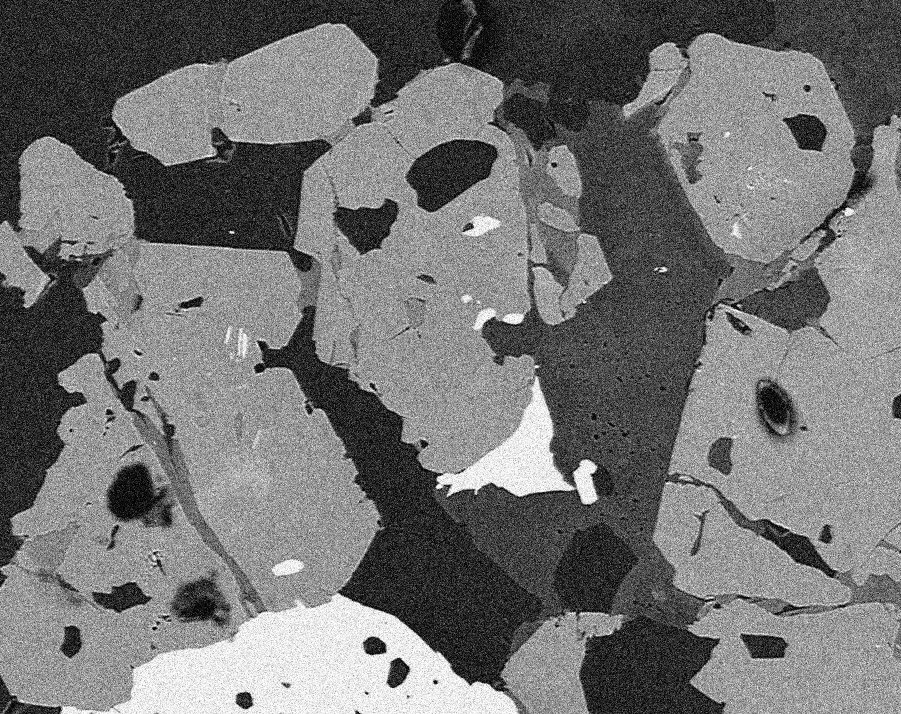
#> input picture python_for_microscopists-master/images/noisy_images/25_sigma/BSE_25sigma_noisy.jpg, 901 x 714 px, found by its file name; its folder holds 4 pictures in this run
$ python 112_denoising_images_by_dct_averaging.py
#> lines starting #> are read from the running program, lines starting #| are printed output that depends on the picture
#!/usr/bin/env python
__author__ = "Sreenivas Bhattiprolu"
__license__ = "Feel free to copy, I appreciate if you acknowledge Python for Microscopists"

# https://youtu.be/XbCK46n7U80

"""
This code demonstrates potential applications in image processing by manipulating DCT.
In this example, we perform averaging of images in real and DCT space.
Since DCT is linear, an average of images in spatial domain would be identical to performing
DCT on each image and averaging the DCT and then inverse DCT to bring back the original image.

DCT is similar to DFT. DFT uses a set of complex exponential functions,
while the DCT uses only (real-valued) cosine functions.

DCT is used in data compression applications such as JPEG.This is becasue DCT representation
has more of the information concentrated in small number of coefficients. This is useful for
compression algorithms because you can approximate original information in a relatively small set
of DCT coefficients.
"""

import matplotlib.pyplot as plt
import cv2
import numpy as np
from scipy.fftpack import dct, idct

from os import listdir

image_dir = "C:/PfM/Python_files/New_stuff/noisy_images/25_sigma/"  # Path to image directory

# Load images
filenames = listdir(image_dir)
filenames.sort()

imgs = []
for f in filenames:
	imgs.append((cv2.imread(image_dir + f, 0)).astype(np.float32))


height, width = imgs[0].shape
#> height = 714; width = 901

# Apply the weighted average to images and corresponding DCT images, respectively.
avg_img = np.zeros([height, width], np.float32)
dct_avg_img = np.zeros([height, width], np.float32)

for i in range(len(imgs)):
    avg_img = cv2.addWeighted(avg_img, i/(i+1.0), imgs[i], 1/(i+1.0), 0) #Original image average
    dct_avg_img = cv2.addWeighted(dct_avg_img, i/(i+1.0), dct(imgs[i]), 1/(i+1.0), 0) #DCT average
#> this loop made 4 passes
#> pass 1, `dct_avg_img = cv2.addWeighted(dct_avg_img, i/(i+1.0), dct(imgs[i]), 1/..`:
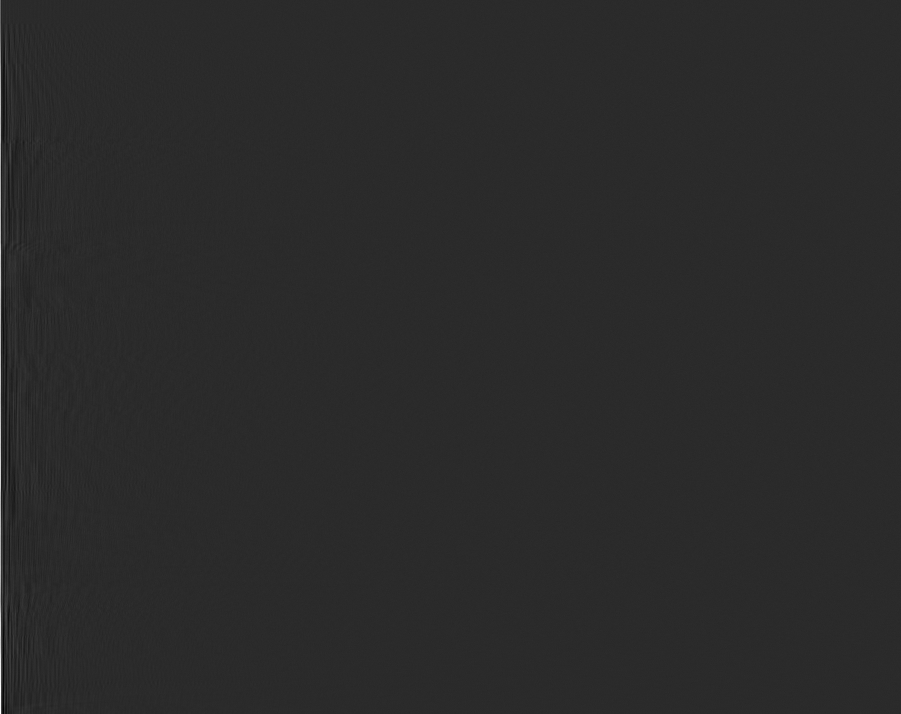
#> dct_avg_img: shape (714, 901) float32; min -62454.8, max 308212, mean 176.6; drawn with min black and max white


reverse_img = idct(dct_avg_img) #Convert averaged DCT back to real space.


plt.imsave("noisy_images/00-dct_averaged_img.jpg", reverse_img, cmap="gray")
plt.imsave("noisy_images/00-averaged_img.jpg", avg_img, cmap="gray")


fig = plt.figure(figsize=(10, 10))
ax1 = fig.add_subplot(2,2,1)
ax1.imshow(imgs[0], cmap='gray')
ax1.title.set_text('Input Image 1')
ax2 = fig.add_subplot(2,2,2)
ax2.imshow(imgs[1], cmap='gray')
ax2.title.set_text('Input Image 2')

ax3 = fig.add_subplot(2,2,3)
ax3.imshow(avg_img, cmap='gray')
ax3.title.set_text('Average of Images')
ax4 = fig.add_subplot(2,2,4)
ax4.imshow(reverse_img, cmap='gray')
ax4.title.set_text('Image from DCT average')
plt.show()
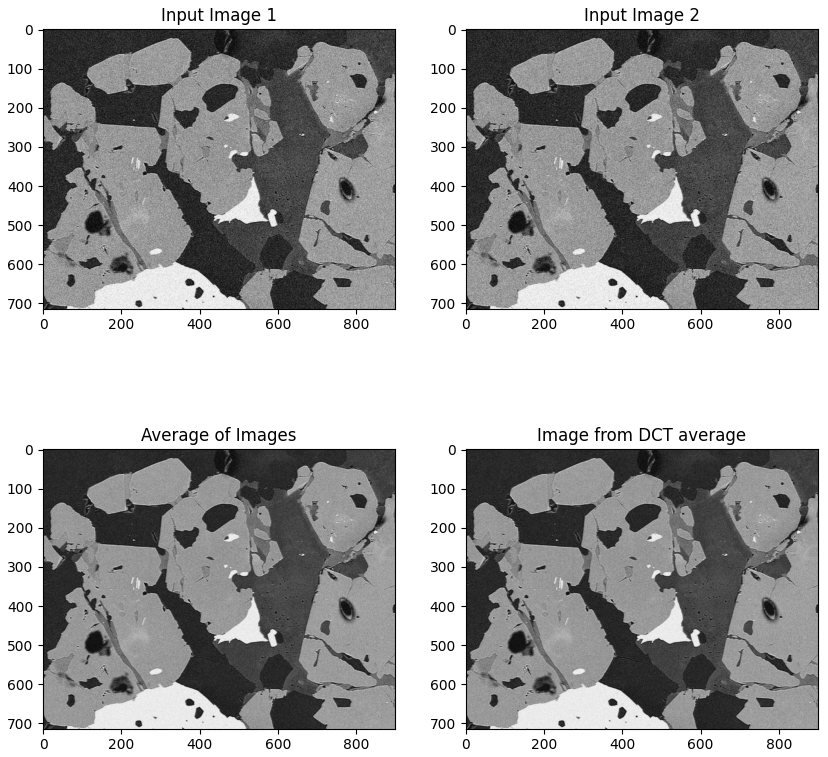
#> figure drawn by matplotlib, 4 panels
